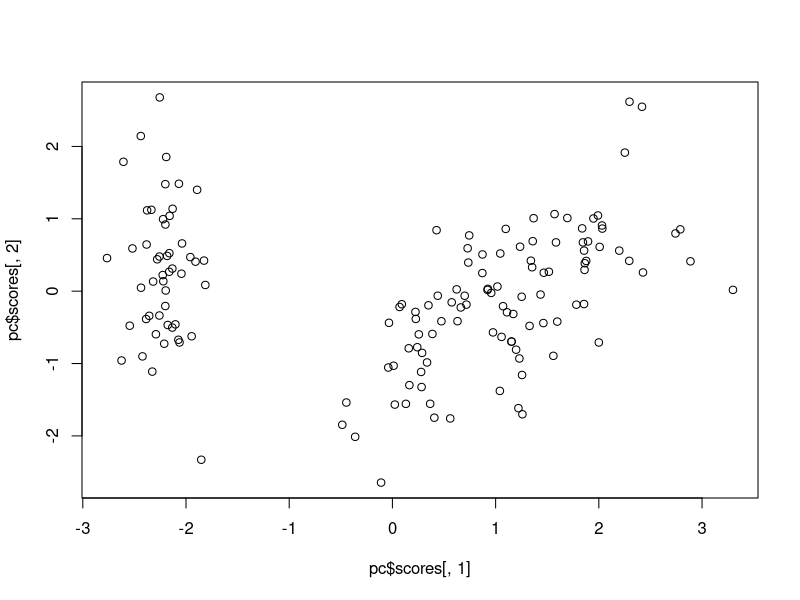
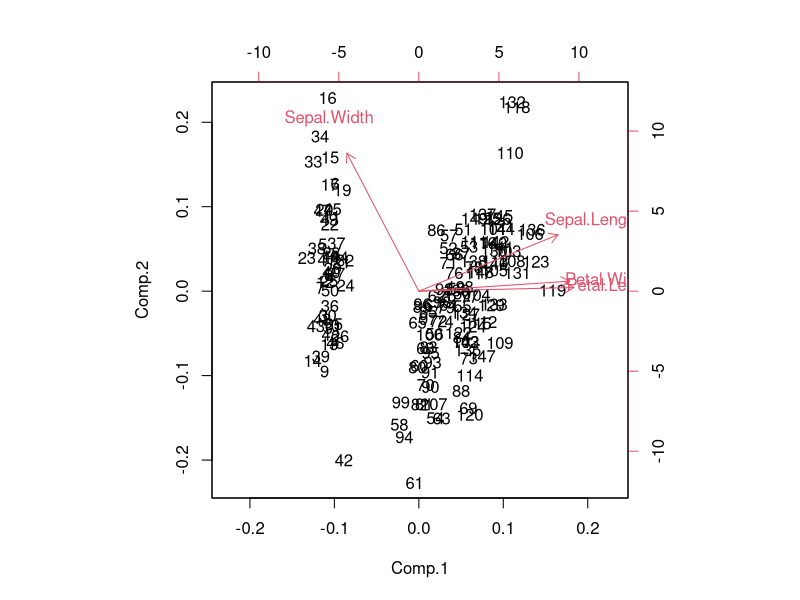
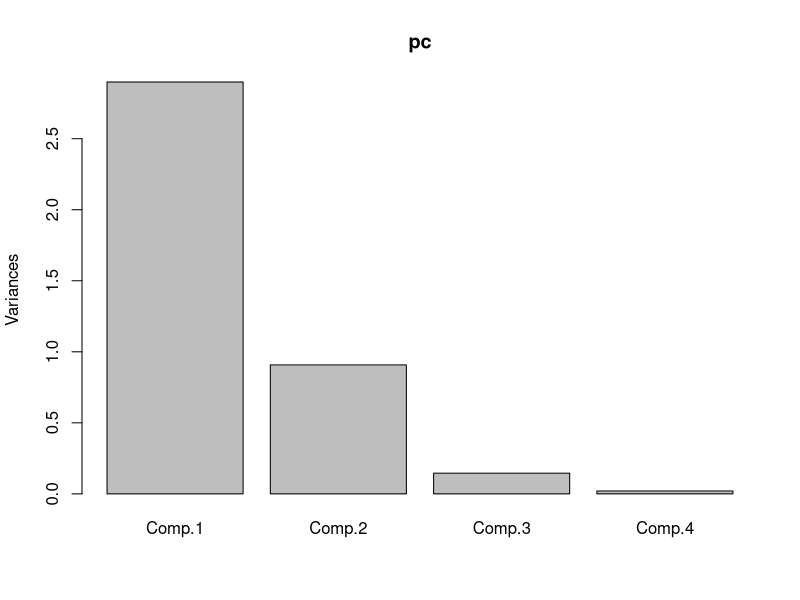

Write the R code that produced these figures, in order.

df = iris[,1:4]
df
df = as.matrix(scale(df))

## covariance Martrix
## sigma(xi %*% t(xi))

result = matrix(0,4,4)
for(i in 1:nrow(df)){
  tmp = df[i,]%*%t(df[i,])
  result = result + tmp
}

cova1 = result/nrow(df)
mat = cov(df)


eig = eigen(mat)
eig$values
eig$vectors

# 정보의 양
det(mat - (eig$values * diag(4)))

# 주성분의 설명 양
pc = princomp(df)
plot(pc$scores[,1], pc$scores[,2])
biplot(pc)

# 위에꺼는 W
pc$loadings

# 람다
pc$sdev

summ = summary(pc)
screeplot(pc)
